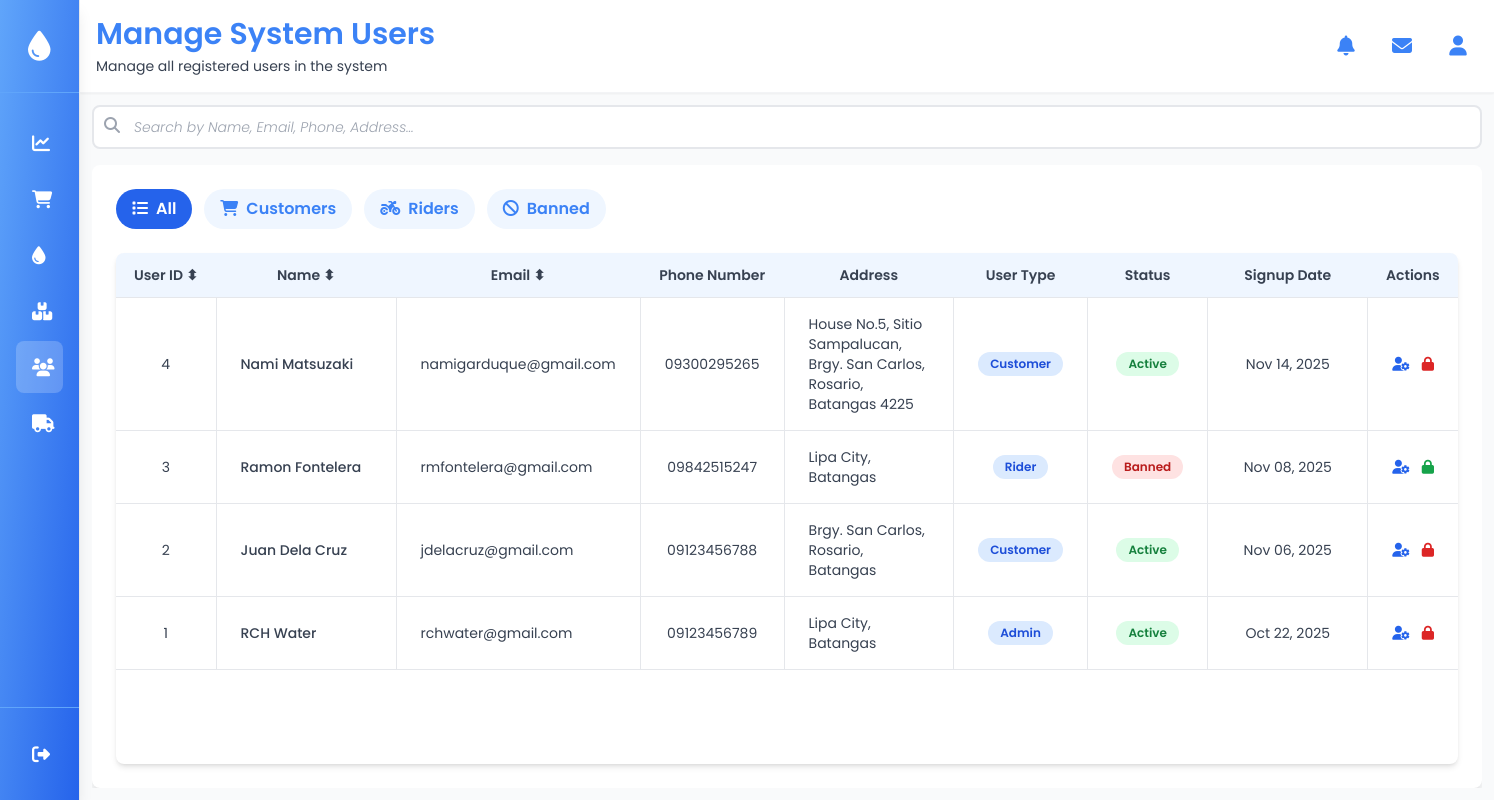
Page /Customer/users_list.php on the committed database.
### tables this page shows
CREATE TABLE `users` (
  `user_id` int(11) NOT NULL,
  `name` varchar(100) NOT NULL,
  `email` varchar(100) NOT NULL,
  `password_hash` varchar(255) NOT NULL,
  `phone_number` varchar(20) DEFAULT NULL,
  `address` varchar(255) DEFAULT NULL,
  `role` enum('admin','rider','customer') DEFAULT 'customer',
  `status` enum('active','banned') DEFAULT 'active',
  `created_at` timestamp NOT NULL DEFAULT current_timestamp(),
  `updated_at` timestamp NOT NULL DEFAULT current_timestamp() ON UPDATE current_timestamp()
);

### Customer/users_list.php (the view, shortened to what this page needs)
<?php
$database = new Database();
$db = $database->getConnect();
?>
<!DOCTYPE html>
<html lang="en">
<head>
    <script src="https://cdn.tailwindcss.com"></script>
    <link rel="stylesheet" href="https://cdnjs.cloudflare.com/ajax/libs/font-awesome/6.4.0/css/all.min.css">
    <link rel="stylesheet" href="https://cdn.datatables.net/1.13.7/css/jquery.dataTables.min.css">
</head>
<body class="bg-gray-50 overflow-hidden">
    <div class="flex h-screen">
        <div class="flex-1 ml-20 group-hover:ml-64 transition-all duration-300 ease-in-out">
            <div class="flex flex-col h-screen">
                <?php
                include '../Admin/includes/header.php';
                ?>
                <div class="m-3 flex flex-col flex-1 overflow-hidden">
                    <div class="flex items-center gap-2 mb-4">
                        <div class="flex-1 relative">
                            <i class="fas fa-search absolute left-3 top-3 text-gray-400"></i>
                            <input
                                type="text"
                                id="searchInput"
                                placeholder="Search by Name, Email, Phone, Address..."
                                class="w-full pl-10 pr-4 py-2 font-light border-2 border-gray-200 rounded-lg focus:outline-none focus:ring-2 focus:ring-blue-500 placeholder:text-sm"
                                style="font-style: italic;"
                                oninput="this.style.fontStyle = this.value ? 'normal' : 'italic';"
                                onkeyup="searchTable()">
                        </div>
                    </div>
                    <div class="p-6 bg-white rounded-lg shadow-lg ring-3 ring-gray-200 flex flex-col flex-1 overflow-hidden">
                        <div class="flex gap-3 mb-6 flex-wrap flex-shrink-0">
                            <button id="allTab"
                                class="px-4 py-2 rounded-full border-none cursor-pointer font-semibold transition-all duration-300 bg-blue-600 text-white"
                                onclick="filterTab('all', this)">
                                <i class="fas fa-list mr-2"></i>All
                            </button>
                            <button
                                class="px-4 py-2 rounded-full border-none cursor-pointer font-semibold transition-all duration-300 bg-blue-50 text-blue-500 hover:bg-gray-200"
                                onclick="filterTab('customer', this)">
                                <i class="fas fa-shopping-cart mr-2"></i>Customers
                            </button>
                            <button
                                class="px-4 py-2 rounded-full border-none cursor-pointer font-semibold transition-all duration-300 bg-blue-50 text-blue-500 hover:bg-gray-200"
                                onclick="filterTab('rider', this)">
                                <i class="fas fa-motorcycle mr-2"></i>Riders
                            </button>
                            <button
                                class="px-4 py-2 rounded-full border-none cursor-pointer font-semibold transition-all duration-300 bg-blue-50 text-blue-500 hover:bg-gray-200"
                                onclick="filterTab('banned', this)">
                                <i class="fas fa-ban mr-2"></i>Banned
                            </button>
                        </div>
                        <div class="bg-white rounded-lg shadow-md overflow-hidden flex flex-col flex-1">
                            <div class="overflow-x-auto overflow-y-auto flex-1">
                                <table id="usersTable" class="min-w-full text-sm text-left text-gray-700">
                                    <thead class="bg-blue-50 border-b border-gray-200 sticky top-0 z-10">
                                        <tr>
                                            <th class="px-4 py-3 font-semibold text-center cursor-pointer min-w-[100px]" onclick="sortTable(0)" title="User ID">User ID ⬍</th>
                                            <th class="px-4 py-3 font-semibold text-center cursor-pointer min-w-[180px]" onclick="sortTable(1)" title="Name">Name ⬍</th>
                                            <th class="px-4 py-3 font-semibold text-center cursor-pointer min-w-[160px]" onclick="sortTable(2)" title="Email">Email ⬍</th>
                                            <th class="px-4 py-3 font-semibold text-center min-w-[130px]" title="Phone Number">Phone Number</th>
                                            <th class="px-4 py-3 font-semibold text-center min-w-[160px]" title="Address">Address</th>
                                            <th class="px-4 py-3 font-semibold text-center min-w-[80px]" title="User Type">User Type</th>
                                            <th class="px-4 py-3 font-semibold text-center min-w-[80px]" title="Status">Status</th>
                                            <th class="px-4 py-3 font-semibold text-center min-w-[160px]" title="Signup Date">Signup Date</th>
                                            <th class="px-4 py-3 font-semibold text-center min-w-[80px]" title="Actions">Actions</th>
                                        </tr>
                                    </thead>
                                    <tbody>
                                        <?php
                                        $query = "SELECT
                                            user_id,
                                            name,
                                            email,
                                            phone_number,
                                            address,
                                            role AS user_type,
                                            status,
                                            created_at
                                        FROM users
                                        ORDER BY created_at DESC";
                                        $stmt = $db->prepare($query);
                                        $stmt->execute();
                                        if ($stmt->rowCount() > 0) {
                                            while ($row = $stmt->fetch(PDO::FETCH_ASSOC)) {
                                                $statusClass = $row['status'] === 'banned' ? 'bg-red-100 text-red-700' : 'bg-green-100 text-green-700';
                                                $statusText = ucfirst($row['status']);
                                                echo "<tr class='border-b divide-x divide-gray-200 hover:bg-gray-50'>";
                                                echo "<td class='px-6 py-4 text-center'>" . htmlspecialchars($row['user_id']) . "</td>";
                                                echo "<td class='px-6 py-4 font-medium'>" . htmlspecialchars($row['name']) . "</td>";
                                                echo "<td class='px-6 py-4'>" . htmlspecialchars($row['email']) . "</td>";
                                                echo "<td class='px-6 py-4 text-center'>" . htmlspecialchars($row['phone_number']) . "</td>";
                                                echo "<td class='px-6 py-4'>" . htmlspecialchars($row['address']) . "</td>";
                                                echo "<td class='px-6 py-4 text-center usertype-cell'><span class='inline-block px-3 py-1 rounded-full text-xs font-semibold bg-blue-100 text-blue-700'>" . ucfirst(htmlspecialchars($row['user_type'])) . "</span></td>";
                                                echo "<td class='px-6 py-4 text-center userstatus-cell'><span class='inline-block px-3 py-1 rounded-full text-xs font-semibold {$statusClass}'>{$statusText}</span></td>";
                                                echo "<td class='px-6 py-4 text-center text-sm'>" . date('M d, Y', strtotime($row['created_at'])) . "</td>";
                                                $userId = htmlspecialchars($row['user_id']);
                                                $userName = htmlspecialchars($row['name']);
                                                $userStatus = htmlspecialchars($row['status']);
                                               echo '<td class="px-6 py-4 text-center">';
                                                echo "<div class='flex items-center justify-center gap-3'>";
                                                $banBtnClass = $userStatus === 'banned' ? 'text-green-600' : 'text-red-600';
                                                $banBtnTitle = $userStatus === 'banned' ? 'Unban Account' : 'Ban Account';
                                                echo "<i class='fas fa-user-cog text-blue-600 hover:scale-125 transition-transform cursor-pointer'
                                                        title='Change Role'
                                                        onclick=\"openRoleModal({$userId}, '{$row['user_type']}')\"></i>";
                                                echo "<i class=\"fas fa-lock {$banBtnClass} hover:scale-125 transition-transform cursor-pointer\"
                                                        title=\"{$banBtnTitle}\"
                                                        onclick=\"toggleBanUser({$userId}, '{$userName}', '{$userStatus}')\"></i>";
                                                echo "</div>";
                                                echo '</td>';
                                                echo "</tr>";
                                            }
                                        } else {
                                            echo "<tr><td colspan='9' class='px-6 py-4 text-center text-gray-500'>No users found</td></tr>";
                                        }
                                        ?>
                                    </tbody>
                                </table>
                            </div>
                        </div>
                    </div>
                </div>
            </div>
        </div>
    </div>
</body>
</html>

### Customer/users_list.php (style rules this page uses)
body { font-family: 'Poppins', sans-serif; }

### rows in the picture
users: user_id "4", name "Nami Matsuzaki", email "namigarduque@gmail.com", phone_number "09300295265", address "House No.5, Sitio Sampalucan, Brgy. San Carlos, Rosario, Batangas 4225", role "Customer", status "Active", created_at "Nov 14, 2025"
users: user_id "3", name "Ramon Fontelera", email "rmfontelera@gmail.com", phone_number "09842515247", address "Lipa City, Batangas", role "Rider", status "Banned", created_at "Nov 08, 2025"
users: user_id "2", name "Juan Dela Cruz", email "jdelacruz@gmail.com", phone_number "09123456788", address "Brgy. San Carlos, Rosario, Batangas", role "Customer", status "Active", created_at "Nov 06, 2025"
users: user_id "1", name "RCH Water", email "rchwater@gmail.com", phone_number "09123456789", address "Lipa City, Batangas", role "Admin", status "Active", created_at "Oct 22, 2025"

### other values in the picture
$pageTitle "Manage System Users"
$pageSubtitle "Manage all registered users in the system"
